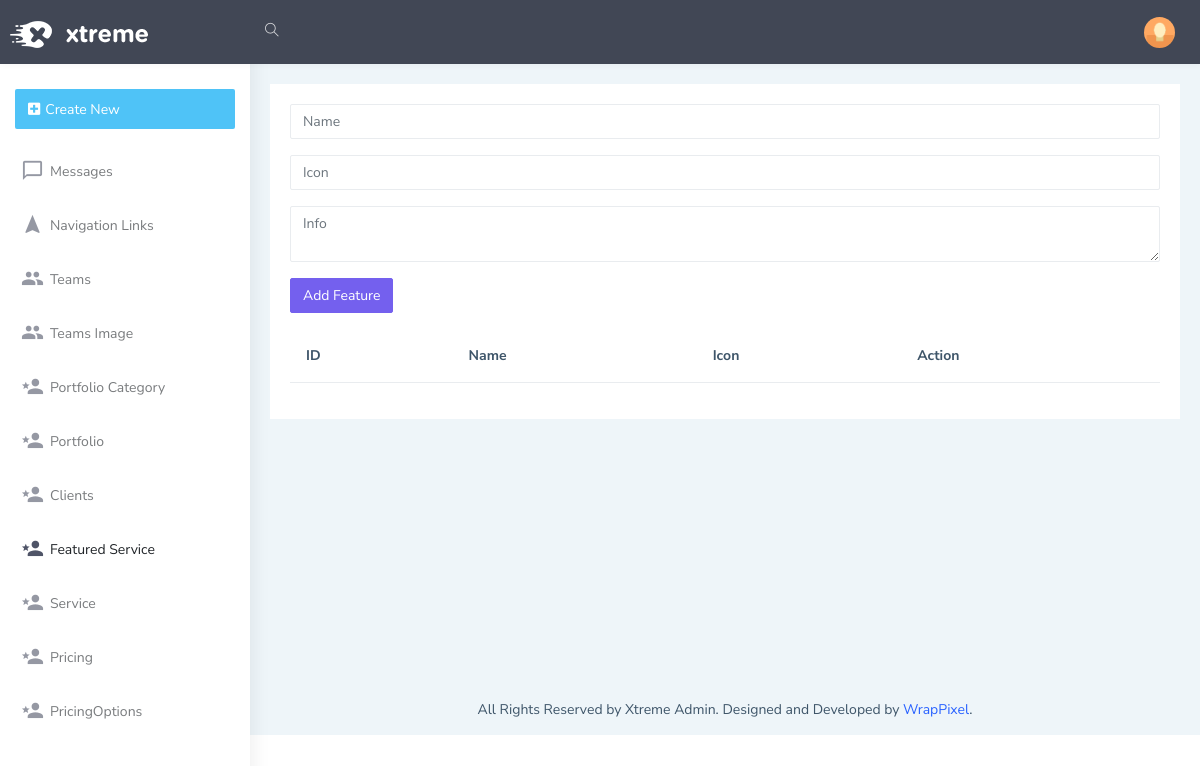
The app's page /admin/featuredservice, older data.
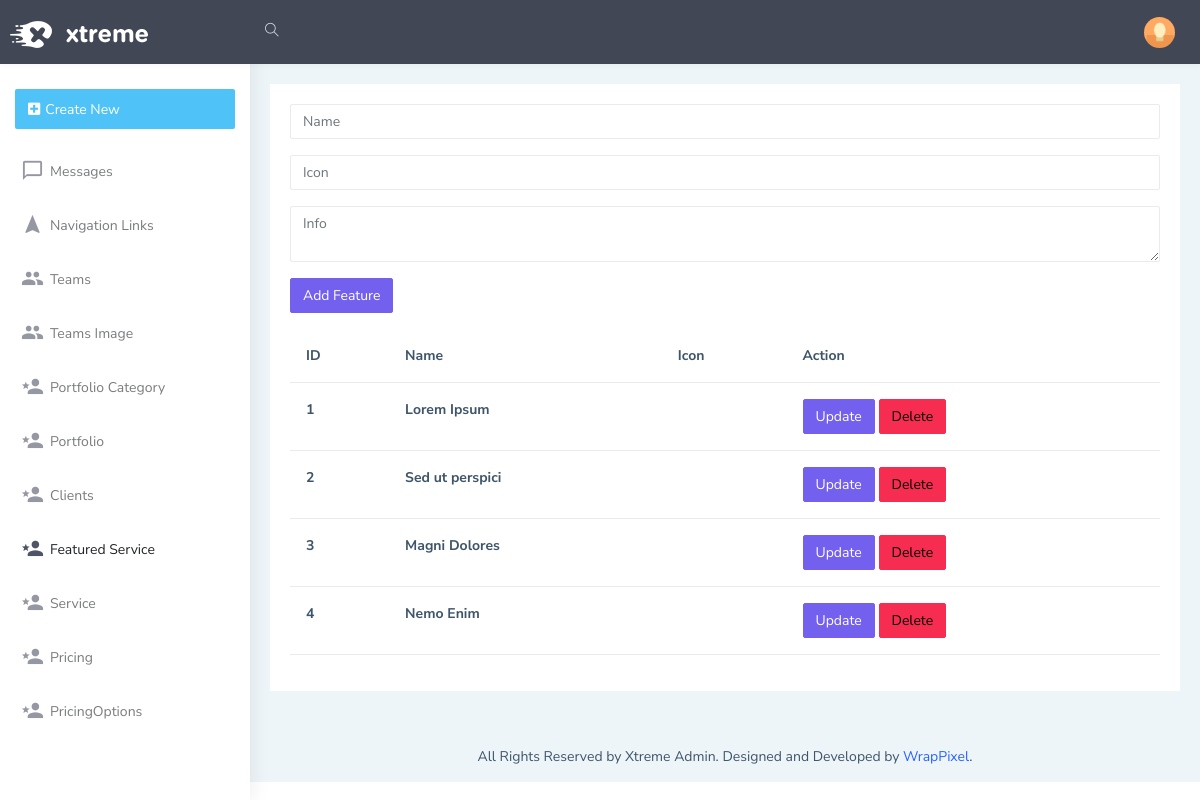
The same page, newer data.
### models.py (models this page shows)
class FeaturedServices(db.Model):
    Id=db.Column(db.Integer,primary_key=True,autoincrement=True)
    icon=db.Column(db.String(50))
    name=db.Column(db.String(50))
    info=db.Column(db.String(250))

### admin/routes.py (the view)
@admin_bp.route('/featuredservice', methods=['GET','POST'])
def featuredservice():
    featuredserviceform=FeaturedserviceForm()
    featuredservices=FeaturedServices.query.all()
    return render_template('admin/featuredservice/featuredservice.html',featuredserviceform=featuredserviceform,featuredservices=featuredservices)

### admin/forms.py
class FeaturedserviceForm(FlaskForm):
    name=StringField('name')
    icon=StringField('icon')
    info=TextAreaField('info')
    submit=SubmitField('Add Feature')

### admin/templates/admin/featuredservice/featuredservice.html (shortened to what this page needs)
{% extends 'admin/layout.html' %}
{% block body %}
<form action="/admin/featuredservice/add" method="POST" enctype="multipart/form-data">
    <div class="mb-3">
      {{featuredserviceform.name(class="form-control", id="exampleFormControlInput1", placeholder="Name")}}
    </div>
    <div class="mb-3">
      {{featuredserviceform.icon(class="form-control my-3", id="exampleFormControlInput1", placeholder="Icon")}}
    </div>
    <div class="mb-3">
      {{featuredserviceform.info(class="form-control", id="exampleFormControlInput1", placeholder="Info")}}
    </div>
    <div class="mb-3">
      {{featuredserviceform.submit(class="btn btn-primary", id="exampleFormControlInput1", placeholder="Add Feature")}}
    </div>
<table class="table">
  <thead>
    <tr>
      <th scope="col">ID</th>
      <th scope="col">Name</th>
      <th scope="col">Icon</th>
      <th scope="col">Action</th>
    </tr>
  </thead>
  <tbody>
    {% for featuredservice in featuredservices %}
      <tr>
        <th>{{featuredservice.Id}}</th>
        <th>{{featuredservice.name}}</th>
        <th>
        </th>
        <th>
          <a href="/admin/featuredservice/update/{{featuredservice.Id}}" class="btn btn-primary">Update</a>
          <a href="/admin/featuredservice/delete/{{featuredservice.Id}}" class="btn btn-danger">Delete</a>
        </th>
      </tr>
    {% endfor %}
  </tbody>
</table>
{% endblock %}}

Row changes from the older to the newer data that the page shows:
added FeaturedServices: Id "1", name "Lorem Ipsum"
added FeaturedServices: Id "2", name "Sed ut perspici"
added FeaturedServices: Id "3", name "Magni Dolores"
added FeaturedServices: Id "4", name "Nemo Enim"
